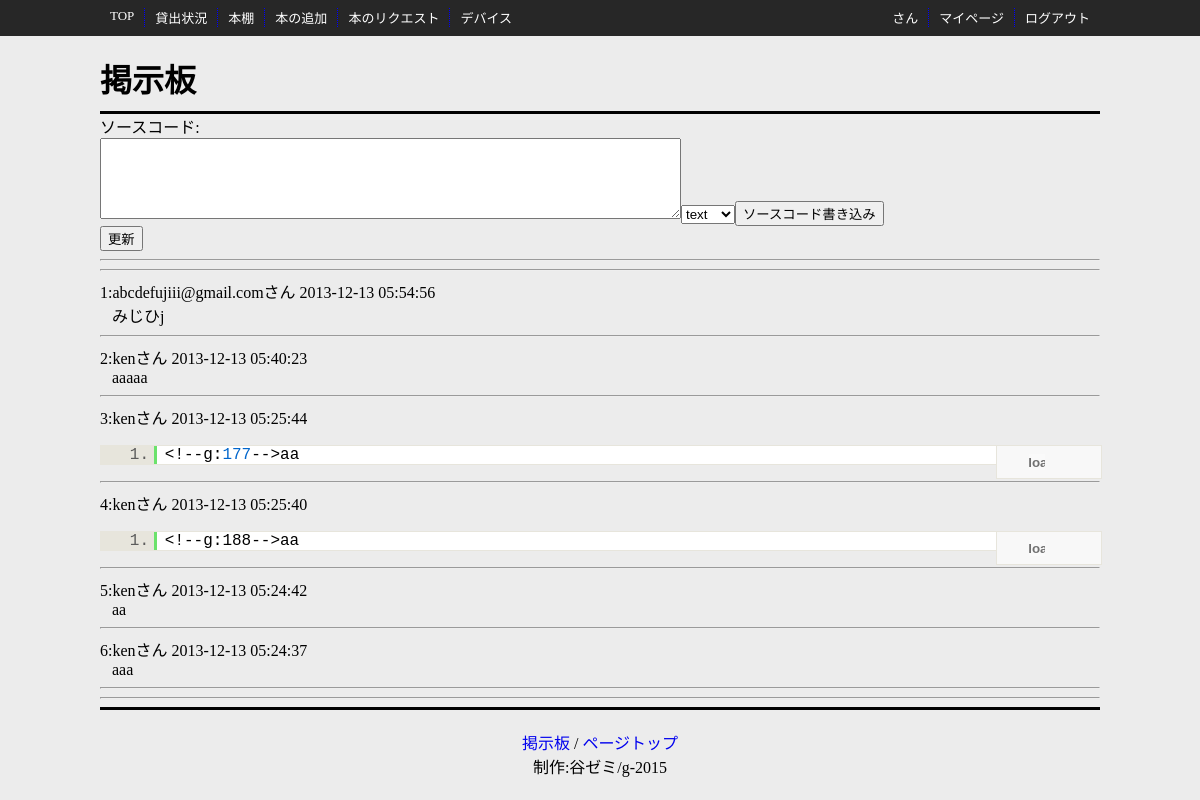
The page /book/board.php on the database its author committed.
### tables this page shows
CREATE TABLE `BOARD` (
  `ID` int(11) NOT NULL AUTO_INCREMENT COMMENT 'id',
  `COMMENT` varchar(256) NOT NULL COMMENT 'comment',
  `WRITE_TIME` datetime NOT NULL COMMENT 'write_time',
  `COMMENT_TYPE` varchar(256) NOT NULL COMMENT 'comment_type',
  `USER_ID` varchar(256) NOT NULL COMMENT 'user_id',
  PRIMARY KEY (`ID`),
  UNIQUE KEY `ID` (`ID`)
);

### book/board.php (the view, shortened to what this page needs)
<!doctype html>
<HTML>
  <head>
    <link href="../book_css/board.css" rel="stylesheet" type="text/css">
    <link href="../book_css/allpage.css" rel="stylesheet" type="text/css">
    <link type="text/css" rel="stylesheet" href="../book_js/board_js/shCore.css"/>
    <link type="text/css" rel="stylesheet" href="../book_js/board_js/shThemeDefault.css"/>
  </head>
  <BODY>
    <?php include'siteheader.php';?>
    <div class="sitebox">
      <div class="header">
        <h1>掲示板</h1>
      </div>
      <div class="main">
        <?php
echo "<FORM action = 'board.php' method='POST'>";
echo "ソースコード:<br><textarea rows='5' cols='70' wrap='OFF' name='COMMENT'></textarea>";
echo "<SELECT style='display: inline' name='ct'>
<OPTION value='Normal'>text</OPTION>
<OPTION value='cpp'>C++</OPTION>
<OPTION value='c'>C</OPTION>
<OPTION value='c-sharp'>C#</OPTION>
<OPTION value='ruby'>Ruby</OPTION>
<OPTION value='java'>Java</OPTION>
<OPTION value='php'>PHP</OPTION>
</SELECT>";
echo "<INPUT type='submit' value='ソースコード書き込み'>";
echo "</FORM>";
echo "<FORM action = 'board.php' method='POST'>";
echo "<INPUT type='submit' value='更新'>";
echo "</FORM>";
$sql = "SELECT *FROM BOARD ORDER BY WRITE_TIME DESC ";
$res = mysql_query( $sql );
$No = 1;
echo "<HR>";
while ( $row = mysql_fetch_assoc($res)){
  echo "<HR>";
  echo $No.":".$row[USER_ID]."さん"."  ".$row[WRITE_TIME]."&nbsp&nbsp&nbsp";
  echo "<br>";
  if($row[COMMENT_TYPE] == 'Normal'){
    echo $row[COMMENT];
  }else{
    echo "<pre class='brush: $row[COMMENT_TYPE]'>";
    echo $row[COMMENT];
    echo "</pre>";
  }
  $No += 1;
}
echo "<HR>";
echo "<HR>";
?>
</div>
<?php include'footer.php';?>
</div>
</BODY>
</HTML>

### book/siteheader.php
<div class="siteheader">
  <div class="headerbox">
    <div class="menu">
      <ul class="menu">
        <li style="border-left-width: 0px;" class="menu"><a href="./menu.php">TOP</a></li>
        <li class="menu"><a href="./situation.php">貸出状況</a></li>
        <li class="menu"><a href="./bookshelf.php">本棚</a></li>
        <li class="menu"><a href="./add_book.php">本の追加</a></li>
        <li class="menu"><a href="./wanted.php">本のリクエスト</a></li>
        <li class="menu"><a href="./device.php">デバイス</a></li>
      </ul>
    </div>
    <div class="account">
      <ul class="account">
        <li style="border-left-width: 0px;" class="acc"><?php echo $_SESSION["USERNAME"].'さん'; ?></li>
        <li class="menu"><a href="./mypage.php">マイページ</a></li>
        <li class="menu"><a href="./logout.php">ログアウト</a></li>
      </ul>
    </div>
  </div>
</div>

### book/footer.php
<div class="footer">
	<a href="./board.php">掲示板</a> / <a href="#top">ページトップ</a>
	<br>
	制作:谷ゼミ/g-2015
</div>

### book_css/allpage.css (style rules this page uses)
div.sitebox { width: 1000px; margin: 0 auto; }
body { background: #ececec; margin: 0; }
div.header { text-align: left; border-bottom-style: solid; min-width: 300px; margin-top: 55px; }
h1 { margin: 0 auto; margin-top: 10px; margin-bottom: 10px; }
div.siteheader { background: #272727; height: 36px; color: #ffffff; z-index: 999; min-width: 1127px; width: 100%; position: fixed; font-size: 13px; top:0px; }
div.headerbox { overflow: hidden; width: 1000px; margin:auto; }
div.menu { float: left; }
div.account { float: right; }
ul.menu { margin-top: 3px; padding-left: 0px; overflow: hidden; margin-top: 8px; }
ul.account { margin-top: 3px; margin-top: 8px; overflow : hidden; }
li.menu { list-style-type: none; padding-left: 10px; padding-right: 10px; border-left: 1px dotted #0000FF;; float: left; list-style-type: none; }
li.acc { list-style-type: none; padding-left: 10px; padding-right: 10px; border-left: 1px dotted #0000FF;; float: left; list-style-type: none; }
div.siteheader a:link { color: #ffffff; }
a { text-decoration: none; }
div.footer { text-align: center; border-top-style: solid; padding-top: 20px; }

### rows shown on the page
board: USER_ID "abcdefujiii@gmail.com", WRITE_TIME "2013-12-13 05:54:56", COMMENT "みじひj"
board: USER_ID "ken", WRITE_TIME "2013-12-13 05:40:23", COMMENT "aaaaa"
board: USER_ID "ken", WRITE_TIME "2013-12-13 05:25:44"
board: USER_ID "ken", WRITE_TIME "2013-12-13 05:25:40"
board: USER_ID "ken", WRITE_TIME "2013-12-13 05:24:42", COMMENT "aa"
board: USER_ID "ken", WRITE_TIME "2013-12-13 05:24:37", COMMENT "aaa"
